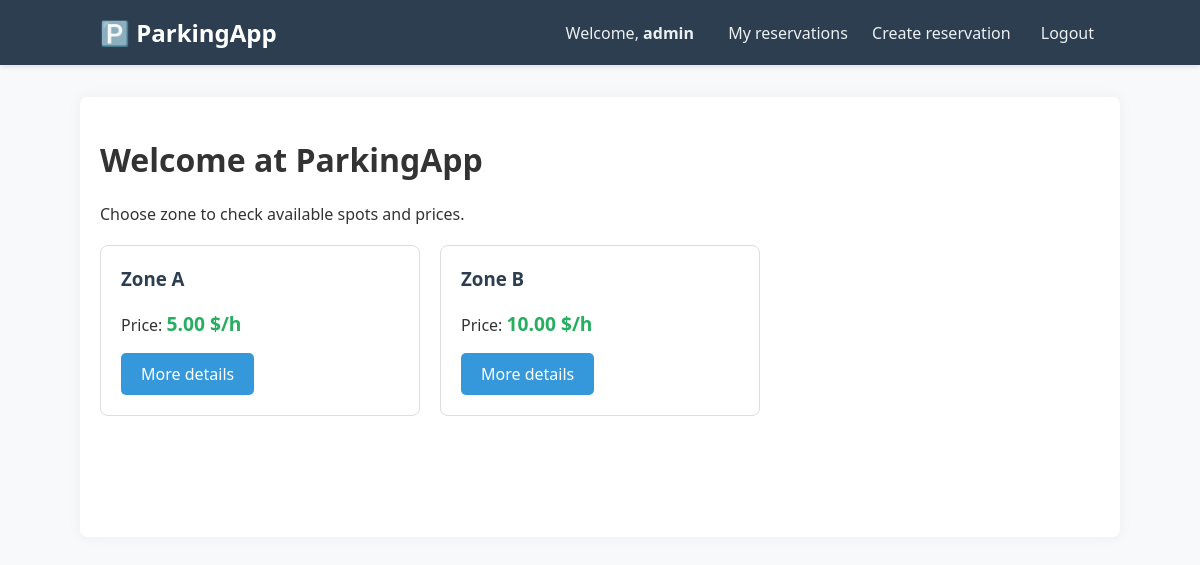
The app's page / (signed in) with its own data.
### parking/models.py (models this page shows, shortened)
class ParkingZone(models.Model):
    name = models.CharField(max_length=50, verbose_name="Zone name")
    price_per_hour = models.DecimalField(
        max_digits=6,
        decimal_places=2,
        verbose_name="Price per hour",
        validators=[MinValueValidator(0.00)] # blokuje ujemne liczby
    )

### parking/views.py (the view)
# urls.py: path('', views.home, name='home'),
def home(request):
    zones = ParkingZone.objects.all()
    return render(request, 'parking/home.html', {'zones': zones})

### templates/parking/home.html
{% extends 'base.html' %}
{% block content %}
    <h1>Welcome at ParkingApp</h1>
    <p>Choose zone to check available spots and prices.</p>
    {% if zones %}
        <div class="zone-list">
            {% for zone in zones %}
                <div class="card">
                    <h3>{{ zone.name }}</h3>
                    <p>Price: <span class="price">{{ zone.price_per_hour }} $/h</span></p>
                    <a href="{% url 'zone_detail' zone.id %}" class="btn">More details</a>
                </div>
            {% endfor %}
        </div>
    {% else %}
        <p>No configured parking zones.</p>
    {% endif %}
{% endblock %}

### templates/navbar.html (shortened to what this page needs)
<nav>
    <a href="{% url 'home' %}" class="logo">🅿️ ParkingApp</a>
    <div class="links">
        {% if user.is_authenticated %}
            <span>Welcome, <strong>{{ user.username }}</strong></span>
            <a href="{% url 'reservation_list' %}">My reservations</a>
            <a href="{% url 'create_reservation' %}">Create reservation</a>
            <form action="{% url 'logout' %}" method="post" style="display:inline;">
                <button type="submit">Logout</button>
            </form>
        {% else %}
            <a href="{% url 'login' %}">Login</a>
            <a href="{% url 'register' %}">Signup</a>
        {% endif %}
    </div>
</nav>

### static/css/style.css (style rules this page uses)
body { font-family: 'Segoe UI', Tahoma, Geneva, Verdana, sans-serif; margin: 0; padding: 0; background-color: #f8f9fa; color: #333; }
nav { max-width: 1000px; margin: 0 auto; padding: 1rem; display: flex; justify-content: space-between; align-items: center; }
nav .logo { color: #fff; font-size: 1.5rem; font-weight: bold; text-decoration: none; }
nav .links span { color: #ecf0f1; margin-right: 10px; }
nav .links a, nav .links button { color: #ecf0f1; text-decoration: none; margin-left: 20px; font-size: 1rem; background: none; border: none; cursor: pointer; font-family: inherit; }
.zone-list { display: grid; grid-template-columns: repeat(auto-fill, minmax(250px, 1fr)); gap: 20px; margin-top: 20px; }
.card { border: 1px solid #ddd; border-radius: 8px; padding: 20px; background: #fff; transition: transform 0.2s; }
.card h3 { margin-top: 0; color: #2c3e50; }
.price { color: #27ae60; font-weight: bold; font-size: 1.2em; }
.btn { display: inline-block; background-color: #3498db; color: white; padding: 10px 20px; text-decoration: none; border-radius: 5px; border: none; cursor: pointer; font-size: 1rem; }
form { max-width: 500px; margin: 0 auto; }

### records on screen
ParkingZone: name "Zone A", price_per_hour "5.00"
ParkingZone: name "Zone B", price_per_hour "10.00"

### other values on screen
{{ user.username }} "admin"
